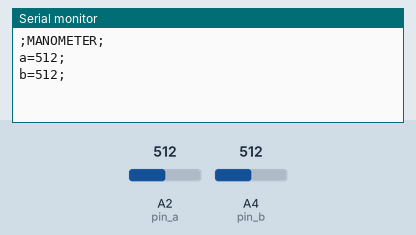
Bench run of a sketch on a simulated Arduino Uno, built with avr-gcc and run on an emulated ATmega328P. Parts: the last lines printed to the serial monitor. Inputs (shaded band) come from the test bench; at power-on: A2 (pin_a) = 512, A4 (pin_b) = 512.

Above: at 2.2 s.
2.3 s: A2 (pin_a) set to 716
At 2.6 s:
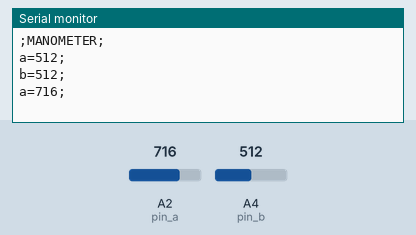
3.8 s: A4 (pin_b) set to 716
At 5.0 s:
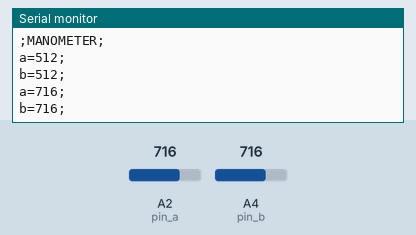
5.3 s: A2 (pin_a) set to 900
At 6.4 s:
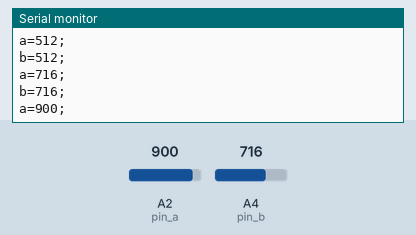
6.8 s: A4 (pin_b) set to 900
At 7.7 s:
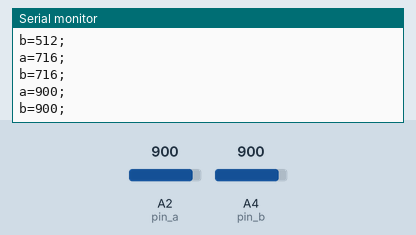

Measured:
- after the input at 2.3 s, the serial monitor: prints a new line at once (image 1)
- after the input at 3.8 s, the serial monitor: prints a new line at once (image 2)
- after the input at 5.3 s, the serial monitor: prints a new line at once (image 3)
- after the input at 6.8 s, the serial monitor: prints a new line at once (image 4)

The sketch:

Manometer.ino
```cpp
const int pin_a = A2;
const int pin_b = A4;

int old_A = 0;
int old_B = 0;

void setup() {
    Serial.begin(115200);
    Serial.println(";MANOMETER;");
    delay(1000);
}

void loop() {
    int val_A = analogRead(pin_a);
    int val_B = analogRead(pin_b);
    if (val_A != old_A) {
        old_A = val_A;
        Serial.print("a=");
        Serial.print(val_A);
        Serial.println(";");
    }
    if (val_B != old_B) {
        old_B = val_B;
        Serial.print("b=");
        Serial.print(val_B);
        Serial.println(";");
    }
    delay(100);
}
```
